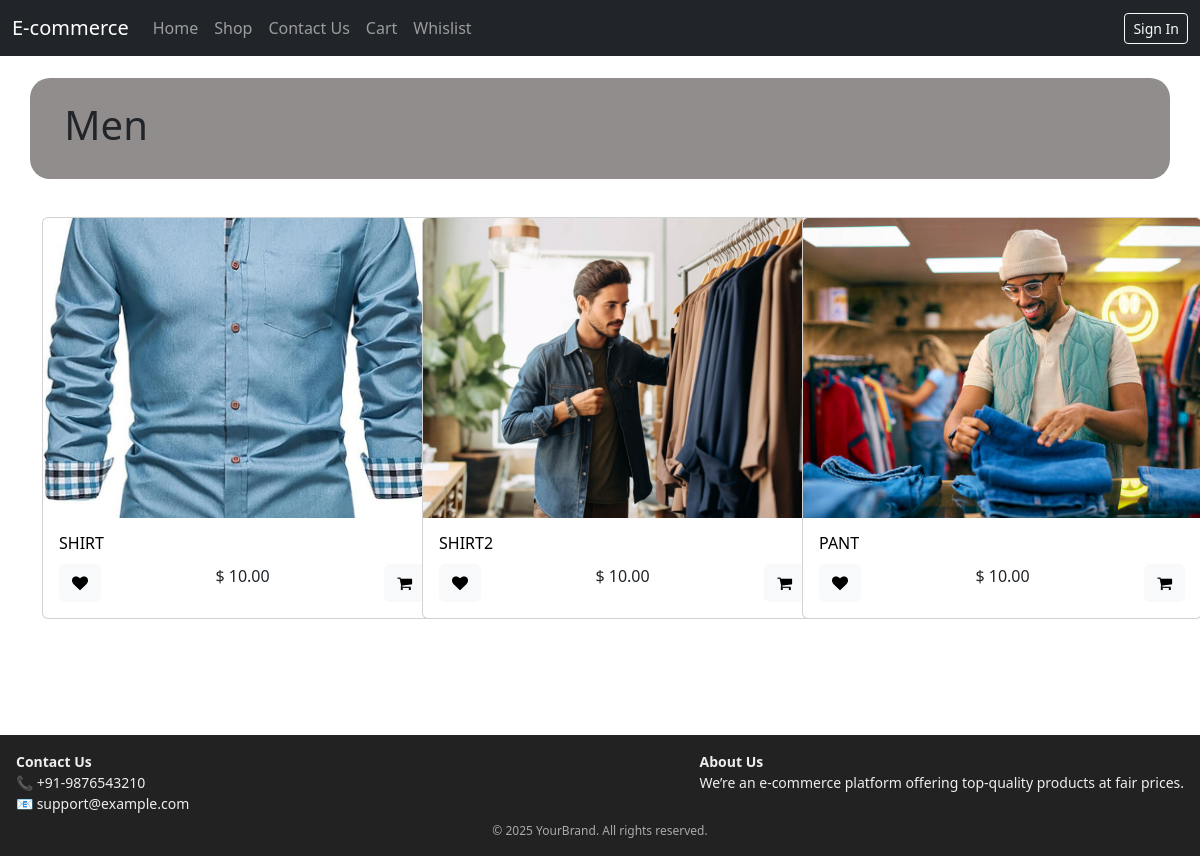
The page /shop/category/5 on the database as committed earlier.
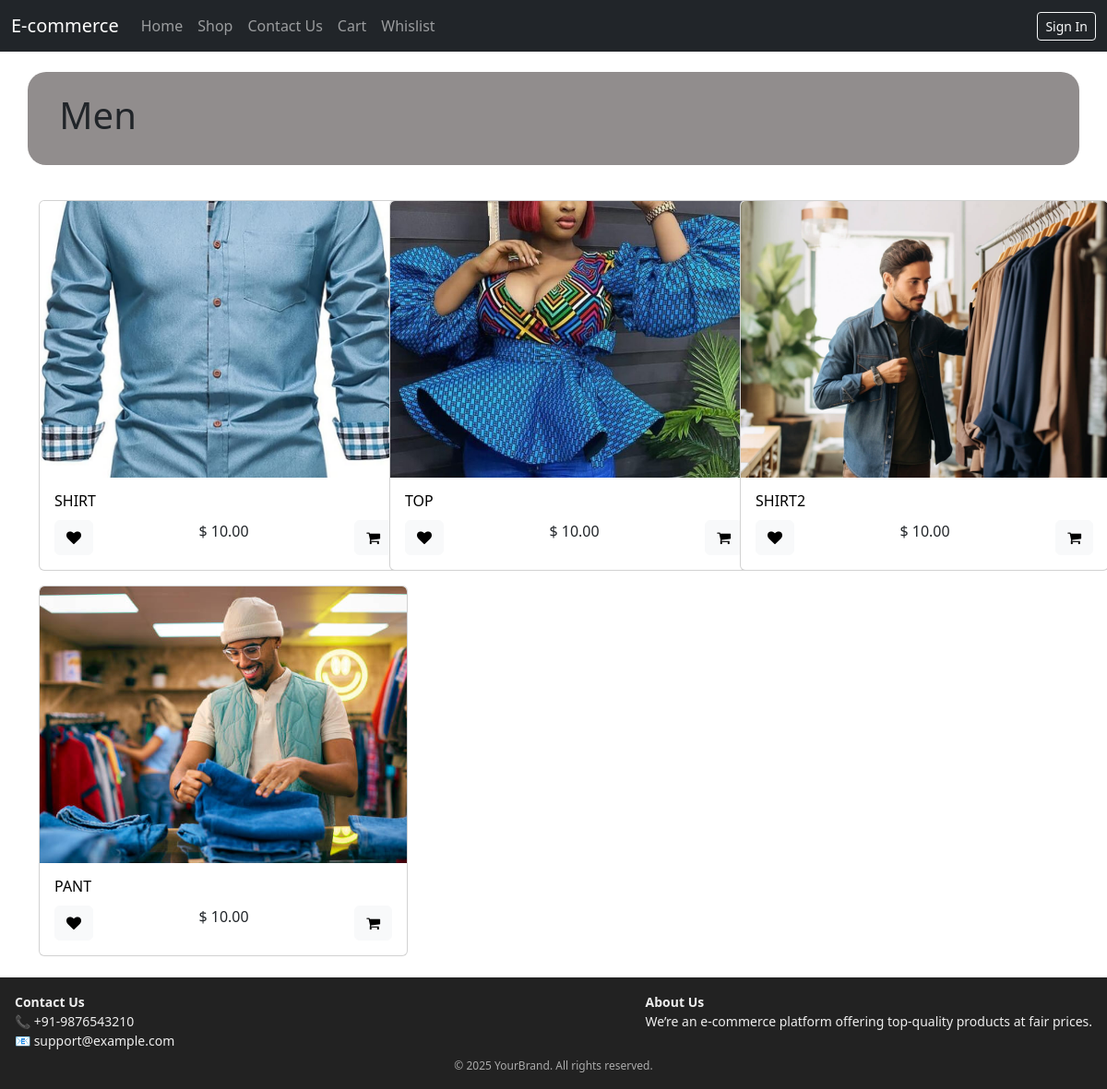
The same page on the database as committed later.
### shop/models.py (models this page shows, shortened)
class Product(models.Model):
    name = models.CharField(max_length=20, blank=False, null=False)
    price = models.DecimalField(max_digits=10, decimal_places=2, blank=False, null=False, default = 10.00)
    product_image = models.ImageField(upload_to="shop/product", blank=False, null=False)
    category_id = models.ForeignKey(Category, on_delete=models.CASCADE, blank=False, null=False)
    create_date = models.DateTimeField("Create Date",auto_now_add=True)
    published = models.BooleanField(default=False)
    internal_ref = models.CharField(max_length=20, editable=False, unique=True)
    stock = models.IntegerField(default=0)
    description = models.TextField(blank=True, null=True)
    allow_out_of_stock = models.BooleanField(default=False)
    product_type = models.CharField(max_length=20, choices=[('storable', 'Storable'), ('consumable', 'Consumable')], default='storable')

### shop/views.py (the view)
# urls.py: path('category/<int:category_id>', views.category, name='category'),
def category(request, category_id):
    try:
        categoryObj = Category.objects.get(id=category_id)
        productObjs = Product.objects.filter(category_id=category_id,published=True)
        context = {"categoryObj":categoryObj, "productObjs":productObjs}
    except (KeyError, Category.DoesNotExist):
        context = {"msg":"Product not found!!!"}
    return render(request, "shop/category.html", context)

### shop/templates/shop/category.html (shortened to what this page needs)
{% extends "shop/base.html" %}
{% block body %}
<div class="container">
    {% if categoryObj %}
        <div class="row" style="background-color: rgb(37, 29, 29, 00.5);padding: 2%;margin-top: 2%;margin-bottom: 2%;border-radius: 20px;">
            <div class="col-12">
                <h1>{{ categoryObj.name }}</h1>
            </div>
        </div>
        <div class="row" style="margin-bottom: 2%;">
            {% for productObj in productObjs %}
                <div class="col-lg-4">
                    <div class="card-slider d-flex mt-3">
                        <div class="card">
                            <a href="/shop/productDetail/{{ productObj.id }}">
                                <img src="{{ productObj.product_image.url }}" class="card-img-top" alt="{{ productObj.name }}">
                            </a>
                            <div class="card-body">
                                <a href="/shop/productDetail/{{ productObj.id }}" style="text-decoration: none;color:black;">
                                <h6 class="card-title">{{ productObj.name|upper }}</h6>
                                </a>
                                <p class="card-text text-center">$ {{ productObj.price }}
                                <button type="button" role="button" class="btn btn-light text-end" style="float: left;" title="Add to Wishlist">
                                    <span class="fa fa-heart" role="img" aria-label="Add to wishlist"></span>
                                </button>
                                <button type="button" role="button" class="btn btn-light text-end" style="float: right;" title="Add to Cart">
                                    <span class="fa fa-shopping-cart" role="img" aria-label="Add to cart"></span>
                                </button>
                                </p>
                            </div>
                        </div>
                    </div>
                </div>
            {% endfor %}
        </div>
    {% else %}
        <div class="row" style="background-color: rgb(37, 29, 29, 00.5);padding: 2%;margin-top: 2%;margin-bottom: 2%;border-radius: 20px;">
            <div class="col-12">
                <h1>{{ msg }}</h1>
            </div>
        </div>
    {% endif %}
</div>
{% endblock %}

Rows that differ between the two databases and show on the page:
now on this page (row edited): Product: product_image (picture), name "TOP", price "10.00"
